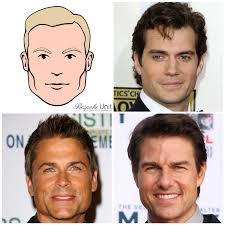
#> input picture face_detection/face1.jpg, 225 x 225 px; its folder holds only this picture in this run
$ python face_detection.py
#> lines starting #> are read from the running program, lines starting #| are printed output that depends on the picture; after the words box and inside, x2 and y2 are one past the last pixel; in counts of white or black regions, pixels touching at a corner belong together
import cv2
import glob

images = glob.glob("*.jpg")
print(images)


face_cascade = cv2.CascadeClassifier("haarcascade_frontalface_default.xml")
for i in images:
    img = cv2.imread(i)
#> img is the input picture: shape (225, 225, 3); mean B, G, R 160.7, 170.4, 191.9

    gray_img = cv2.cvtColor(img,cv2.COLOR_BGR2GRAY)
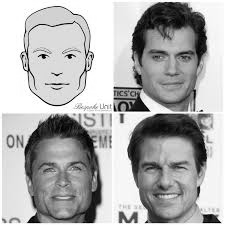
#> gray_img: shape (225, 225); min 0, max 255, mean 175.7
    # resized_img = cv2.resize(gray_img,(int(img.shape[1]/3),int(img.shape[0]/3)))
    faces = face_cascade.detectMultiScale(gray_img,
                                          scaleFactor=1.04,
                                          minNeighbors=2,
                                          flags=cv2.CASCADE_SCALE_IMAGE
                                          )
#> faces = [[139, 32, 67, 67], [27, 141, 71, 71], [130, 140, 70, 70], [19, 27, 75, 75]]

    print (type(faces))
#| <class 'numpy.ndarray'>
    print (faces)
#| [[139  32  67  67]
#|  [ 27 141  71  71]
#|  [130 140  70  70]
#|  [ 19  27  75  75]]
    for x,y,w,h in faces:
        img = cv2.rectangle(gray_img,(x,y),(x+w,y+h),(0,255,0),2)
#> this loop made 4 passes
#> pass 2, `img = cv2.rectangle(gray_img,(x,y),(x+w,y+h),(0,255,0),2)`:
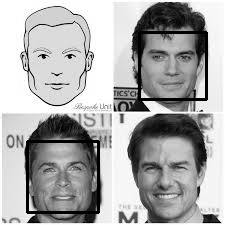
#> img: shape (225, 225); min 0, max 255, mean 171.8
#> pass 3, `img = cv2.rectangle(gray_img,(x,y),(x+w,y+h),(0,255,0),2)`:
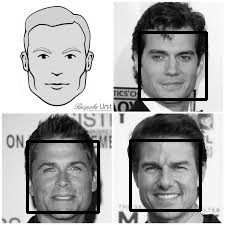
#> img: shape (225, 225); 1.65% of pixels changed, all inside (x1, y1, x2, y2) = (129, 139, 202, 212)
#> after the loop:
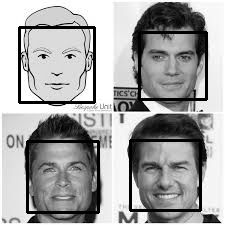
#> gray_img: shape (225, 225); 6.68% of pixels changed, all inside (x1, y1, x2, y2) = (18, 26, 208, 214)
    # resized_output_img = cv2.resize(img,(int(img.shape[1]/3),int(img.shape[0]/3)))
    cv2.imshow("updated_img",img)
    cv2.waitKey(0)
    cv2.destroyAllWindows()

$ run again, on face_detection/face7.jpg
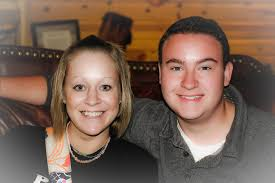
#> input picture face_detection/face7.jpg, 275 x 183 px
#> img is the input picture: shape (183, 275, 3); mean B, G, R 82.6, 97.1, 121.5
#> `gray_img = cv2.cvtColor(img,cv2.COLOR_BGR2GRAY)`:
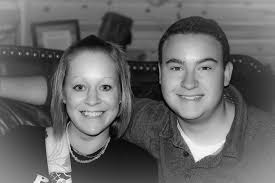
#> gray_img: shape (183, 275); min 1, max 255, mean 102.7
#> faces = [[58, 61, 70, 70], [153, 38, 76, 76]]
#| <class 'numpy.ndarray'>
#| [[ 58  61  70  70]
#|  [153  38  76  76]]
#> the loop `for x,y,w,h in faces:` made 2 passes
#> pass 2, `img = cv2.rectangle(gray_img,(x,y),(x+w,y+h),(0,255,0),2)`:
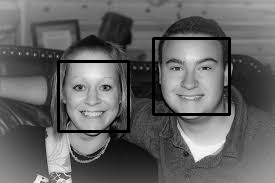
#> img: shape (183, 275); min 0, max 255, mean 99.4
